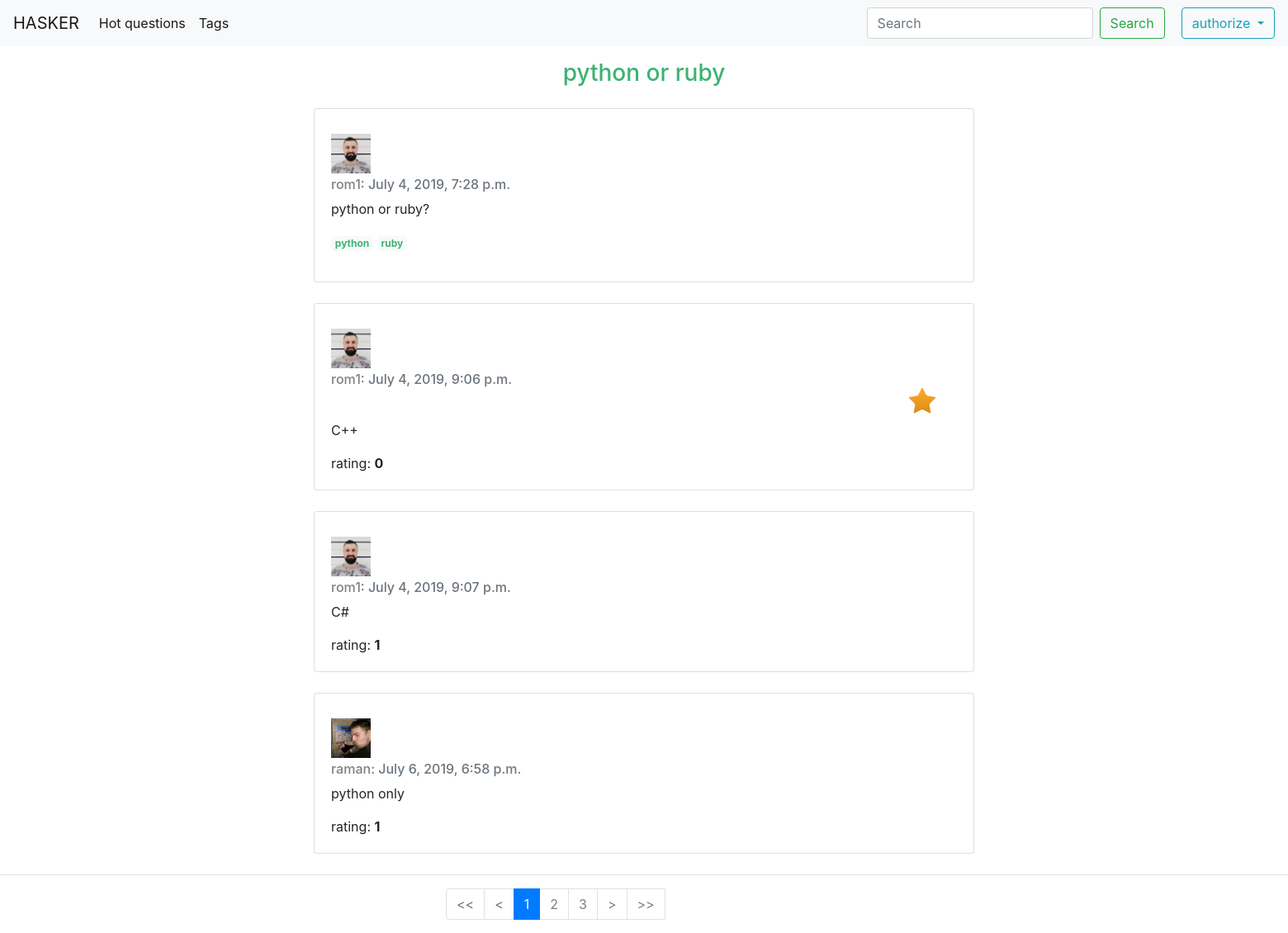
/hasker/question/python-or-ruby/, run on the app's committed database.
### forum/models.py (models this page shows, shortened)
class Question(models.Model):
    title = models.CharField(max_length=144, db_index=True, unique=True)
    content = models.TextField()
    slug = models.SlugField(max_length=72, unique=True)
    pub_date = models.DateTimeField(auto_now_add=True)
    author = models.ForeignKey(settings.AUTH_USER_MODEL, on_delete=models.CASCADE)
    tags = models.ManyToManyField(Tag, blank=True, related_name='questions')
    class Meta:
        ordering = ('-pub_date',)

class Tag(models.Model):
    name = models.CharField(max_length=15)
    def __str__(self):
        return self.name

class Reply(models.Model):
    related_q = models.ForeignKey(Question, related_name='replies', on_delete=models.CASCADE)
    body = models.TextField(db_index=True)
    author = models.ForeignKey(settings.AUTH_USER_MODEL, on_delete=models.CASCADE)
    pub_date = models.DateTimeField(auto_now_add=True)
    flag = models.BooleanField(default=False)
    votes = GenericRelation(Vote)
    class Meta:
        ordering = ('-pub_date',)
    @property
    def total_votes(self):
        return self.votes.count()

### authorization/models.py (models this page shows, shortened)
class Person(AbstractUser):
    class Meta:
        verbose_name = 'Person'
    email = models.EmailField(max_length=254, unique=True, verbose_name='email address')
    avatar = models.ImageField(upload_to='avatars/', default='avatars/def_ava.jpg')

### forum/views.py (the view)
# urls.py: path('question/<slug>/', QuestionDetail.as_view(), name='question_detail'),
class QuestionDetail(DetailView, MultipleObjectMixin):
    model = Question
    template_name = 'forum/question_detail.html'
    context_object_name = 'question'
    paginate_by = 3
    def get_context_data(self, **kwargs):
        replyes = Reply.objects.filter(related_q__slug=self.kwargs['slug']).order_by('pub_date')
        ctx = super(QuestionDetail, self).get_context_data(object_list=replyes, **kwargs)
        ctx['form'] = ReplyForm()
        return ctx

### forum/forms.py (shortened to what this page needs)
class ReplyForm(forms.Form):
    body = forms.CharField(label='my reply', widget=forms.Textarea(attrs={'rows': 5}))

### forum/templates/forum/question_detail.html (shortened to what this page needs)
{% extends 'forum/base_forum.html' %}
{% load crispy_forms_tags %}
{% block content %}
    <h3 style="text-align: center; color: MediumSeaGreen; margin-top: 16px;">{{ question.title }}</h3>
        <div class="card">
            <div class="card-body">
                <img src="{{ question.author.avatar.url }}" style="width: 3rem;" vspace="10" align="bottom" alt="avatars/def_ava.jpg">
                <h6 class="card-subtitle mb-2 text-muted">
                    <a style="color: Gray;" href="{% url 'person_info' nick=question.author.username %}">
                        {{ question.author.username }}</a>: {{ question.pub_date }}
                </h6>
                <p class="card-text">{{ question.content }}</p>
                <p>
                    {% for tag in question.tags.all %}
                    <span class="badge badge-light">
                        <a style="color: MediumSeaGreen" href="{% url 'tag_questions' tag_name=tag %}">{{ tag }}</a>
                    </span>
                    {% endfor %}
                </p>
            </div>
        </div>
        {% for reply in object_list %}
            <div class="card">
                <div class="card-body">
                    <img src="{{ reply.author.avatar.url }}" style="width: 3rem;" vspace="10" align="bottom"
                         alt="avatars/def_ava.jpg">
                    <h6 class="card-subtitle mb-2 text-muted">
                        <a style="color: Gray" href="{% url 'person_info' nick=reply.author.username %}">
                            {{ reply.author.username }}</a>: {{ reply.pub_date }}
                        {% if reply.flag %}
                            <img src="{{ MEDIA_URL }}png/starfull.png" width="32" height="32" hspace="700">
                        {% endif %}
                    </h6>
                    <p class="card-text">{{ reply.body }}</p>
                    rating: <b>{{ reply.total_votes }}</b>
                </div>
            </div>
        {% endfor %}
        {% include 'forum/pagination.html' %}
{% endblock %}

### files/static/css/styles.css (style rules this page uses)
.card { margin: 25px; width: 800px; margin-left: auto; margin-right: auto; }
.card-body a { color: MediumSeaGreen; }

### data on the page
Question: title "python or ruby", author.avatar (picture), author.username "rom1", pub_date "July 4, 2019, 7:28 p.m.", content "python or ruby?"
Tag: name "python"
Tag: name "ruby"
Reply: author.avatar (picture), author.username "rom1", pub_date "July 4, 2019, 9:06 p.m.", flag True (drawn), body "C++", total_votes "0"
Reply: author.avatar (picture), author.username "rom1", pub_date "July 4, 2019, 9:07 p.m.", body "C#", total_votes "1"
Reply: author.avatar (picture), author.username "raman", pub_date "July 6, 2019, 6:58 p.m.", body "python only", total_votes "1"

### other printed values
{{ page }} "1"
{{ page }} "2" "3"
